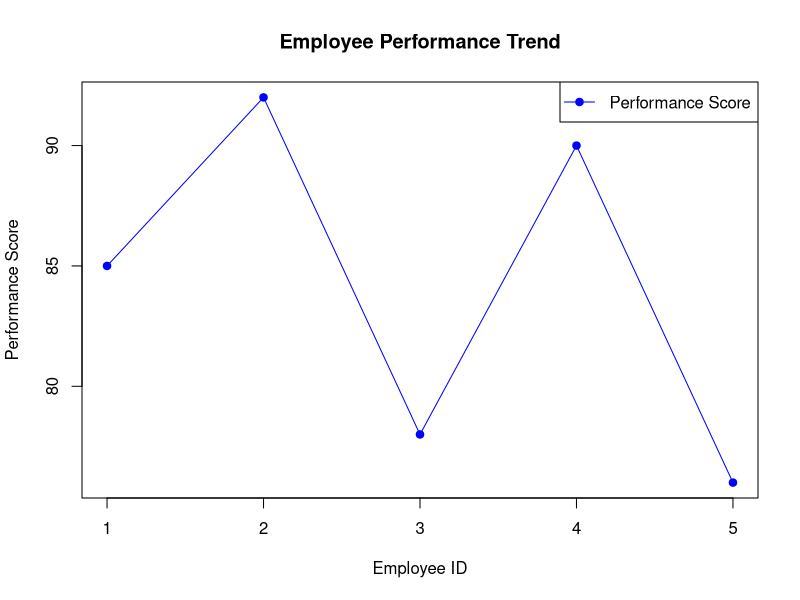

Write the R code that produced this figure.
# Dataset
employee_id <- c(1, 2, 3, 4, 5)
performance <- c(85, 92, 78, 90, 76)

# Line Chart
plot(employee_id, performance,
     type = "o",
     xlab = "Employee ID",
     ylab = "Performance Score",
     main = "Employee Performance Trend",
     col = "blue",
     pch = 19)

# Legend
legend("topright",
       legend = "Performance Score",
       col = "blue",
       lty = 1,
       pch = 19)
